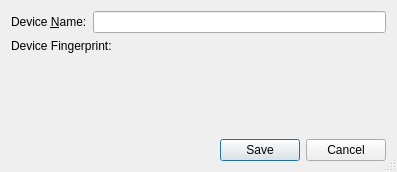
<?xml version="1.0" encoding="UTF-8"?>
<ui version="4.0">
 <class>IdentityEditDialog</class>
 <widget class="QDialog" name="IdentityEditDialog">
  <property name="geometry">
   <rect>
    <x>0</x>
    <y>0</y>
    <width>397</width>
    <height>172</height>
   </rect>
  </property>
  <property name="windowTitle">
   <string>Dialog</string>
  </property>
  <property name="sizeGripEnabled">
   <bool>true</bool>
  </property>
  <property name="modal">
   <bool>true</bool>
  </property>
  <layout class="QGridLayout" name="gridLayout" rowstretch="0,0,1,0">
   <item row="0" column="0">
    <widget class="QLabel" name="deviceNameLabel">
     <property name="text">
      <string>Device &amp;Name:</string>
     </property>
     <property name="buddy">
      <cstring>deviceNameLineEdit</cstring>
     </property>
    </widget>
   </item>
   <item row="0" column="1">
    <widget class="QLineEdit" name="deviceNameLineEdit"/>
   </item>
   <item row="3" column="0" colspan="2">
    <widget class="QDialogButtonBox" name="buttonBox">
     <property name="orientation">
      <enum>Qt::Horizontal</enum>
     </property>
     <property name="standardButtons">
      <set>QDialogButtonBox::Cancel|QDialogButtonBox::Save</set>
     </property>
    </widget>
   </item>
   <item row="2" column="0" colspan="2">
    <widget class="QLabel" name="fingerPrintDisplayLabel">
     <property name="text">
      <string notr="true">&lt;fingerprint&gt;</string>
     </property>
     <property name="textFormat">
      <enum>Qt::PlainText</enum>
     </property>
     <property name="alignment">
      <set>Qt::AlignCenter</set>
     </property>
     <property name="wordWrap">
      <bool>true</bool>
     </property>
     <property name="textInteractionFlags">
      <set>Qt::TextSelectableByKeyboard|Qt::TextSelectableByMouse</set>
     </property>
    </widget>
   </item>
   <item row="1" column="0" colspan="2">
    <widget class="QLabel" name="fingerprintLabel">
     <property name="text">
      <string>Device Fingerprint:</string>
     </property>
    </widget>
   </item>
  </layout>
 </widget>
 <resources/>
 <connections>
  <connection>
   <sender>buttonBox</sender>
   <signal>accepted()</signal>
   <receiver>IdentityEditDialog</receiver>
   <slot>accept()</slot>
   <hints>
    <hint type="sourcelabel">
     <x>227</x>
     <y>279</y>
    </hint>
    <hint type="destinationlabel">
     <x>157</x>
     <y>274</y>
    </hint>
   </hints>
  </connection>
  <connection>
   <sender>buttonBox</sender>
   <signal>rejected()</signal>
   <receiver>IdentityEditDialog</receiver>
   <slot>reject()</slot>
   <hints>
    <hint type="sourcelabel">
     <x>295</x>
     <y>285</y>
    </hint>
    <hint type="destinationlabel">
     <x>286</x>
     <y>274</y>
    </hint>
   </hints>
  </connection>
 </connections>
</ui>
